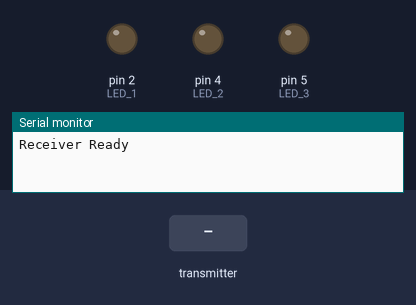
Recording of a sketch running on a simulated Arduino Uno, built with avr-gcc and run on an emulated ATmega328P. Shown: output pins drawn as LEDs (lit = HIGH), the last lines printed to the serial monitor. The inputs (shaded band) are chosen by the test bench. No radio packets arrive unless stated.

Above: at 1.2 s.
1.3 s: the transmitter starts sending Vout = 0
At 3.7 s:
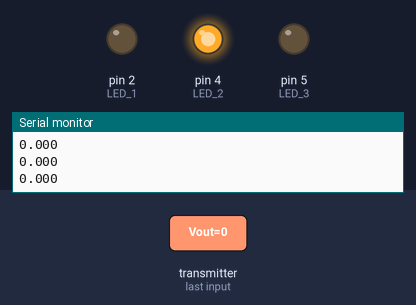
4.2 s: the transmitter starts sending Vout = 25
At 5.4 s:
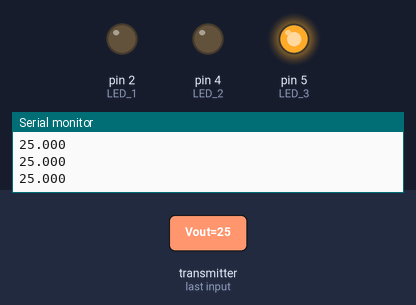
5.7 s: the transmitter starts sending Vout = 0
At 6.4 s:
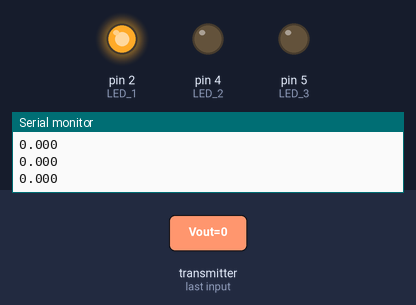
8.7 s: the transmitter starts sending Vout = 50
At 9.6 s:
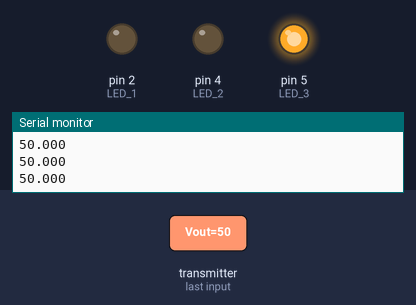
Timing chart, 0 to 11.2 s (numbered marks = the images above; inputs shaded):
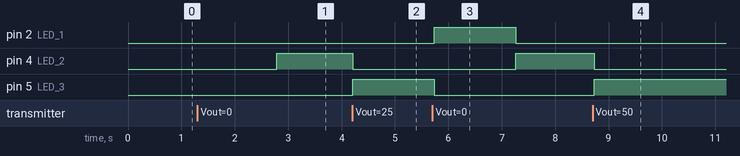

Measured:
- after the input at 1.3 s, pin 4 (LED_2): LOW → HIGH after 1.5 s
- after the input at 4.2 s, pin 4 (LED_2): HIGH → LOW at once; pin 5 (LED_3): LOW → HIGH at once
- after the input at 5.7 s, pin 2 (LED_1): LOW → HIGH at once, → LOW 1.5 s later; pin 4 (LED_2): LOW → HIGH after 1.6 s; pin 5 (LED_3): HIGH → LOW at once
- after the input at 8.7 s, pin 4 (LED_2): HIGH → LOW at once; pin 5 (LED_3): LOW → HIGH at once

The sketch:

recieve_led.ino
```cpp
#include <SPI.h>
#include <nRF24L01.h>
#include <RF24.h>

RF24 radio(7, 8); // CE=7, CSN=8
const byte address[6] = "00001"; // 송수신 주소 설정

float Vout = 0.0;
float prev_Vout = 0.0; // 직전 Vout 값을 저장
float diff = 0.0; // Vout의 차이
int similar_count = 0; // 0.1 미만의 연속된 차이 횟수
int threshold = 30; // 연속 차이가 0.1 미만인 횟수

void setup() {
  Serial.begin(9600);  // 시리얼 모니터 초기화
  radio.begin();       // 라디오 초기화

  if (!radio.begin()) {
    Serial.println("NRF24L01 Initialization Failed!");
    while (1); // 초기화 실패 시 멈춤
  }

  radio.openReadingPipe(1, address); // 수신부 주소 설정
  radio.setPALevel(RF24_PA_LOW);     // 낮은 출력 전력으로 설정
  radio.startListening();            // 수신 모드 설정
  Serial.println("Receiver Ready");

  pinMode(2, OUTPUT); // LED 1 (OK 상태)
  pinMode(4, OUTPUT); // LED 2 (Small difference changes 상태)
  pinMode(5, OUTPUT); // LED 3 (Too big signal 상태)

  // 초기 prev_Vout 값 설정
  prev_Vout = Vout;
}

void loop() {
  // 데이터 수신 확인
  if (radio.available()) {
    // 수신한 데이터 읽기
    radio.read(&Vout, sizeof(Vout));  // Vout 값 수신
    Serial.println(Vout, 3);  // 소수점 3자리까지 출력

    // diff 계산: 현재 값과 직전 값의 차이
    diff = abs(Vout - prev_Vout); // Vout의 차이 계산

    // 상태 판단 및 LED 제어
    if (Vout >= 0.4 || Vout <= -0.4) {
      // 차이가 0.1 이상이면 "Too big signal" 상태
      digitalWrite(2, LOW); // OK LED 끄기
      digitalWrite(4, LOW); // Small difference LED 끄기
      digitalWrite(5, HIGH); // Too big signal LED 켜기
      similar_count = 0; // 차이가 클 경우 카운트 초기화
    } else if (diff < 0.01) {
      // 차이가 0.01 미만이면 "Small difference changes" 상태
      // digitalWrite(2, LOW); // OK LED 끄기
      // digitalWrite(4, HIGH); // Small difference LED 켜기
      // digitalWrite(5, LOW);  // Too big signal LED 끄기
      similar_count++; // 차이가 0.01 미만이면 카운트 증가
    } else {
      // 차이가 0.01 이상 0.1 미만이면 "OK" 상태
      digitalWrite(2, HIGH); // OK LED 켜기
      digitalWrite(4, LOW);  // Small difference LED 끄기
      digitalWrite(5, LOW);  // Too big signal LED 끄기
      similar_count = 0; // 차이가 0.01 이상이면 카운트 초기화
    }

    // 연속 10번 차이가 0.01 미만이면 "Small difference changes"
    if (similar_count >= threshold) {
      digitalWrite(2, LOW); // OK LED 끄기
      digitalWrite(4, HIGH); // Small difference LED 켜기
      digitalWrite(5, LOW);  // Too big signal LED 끄기
    }

    // // // 상태 출력 (시리얼 모니터)
    // if (Vout >= 0.4) {
    //   Serial.println("Too big signal");
    // } else if (similar_count >= threshold) {
    //   Serial.println("Small difference changes");
    // } else {
    //   Serial.println("OK");
    // }

    // 직전 값 갱신
    prev_Vout = Vout;
  }

  delay(50); // 100ms 대기
}
```
